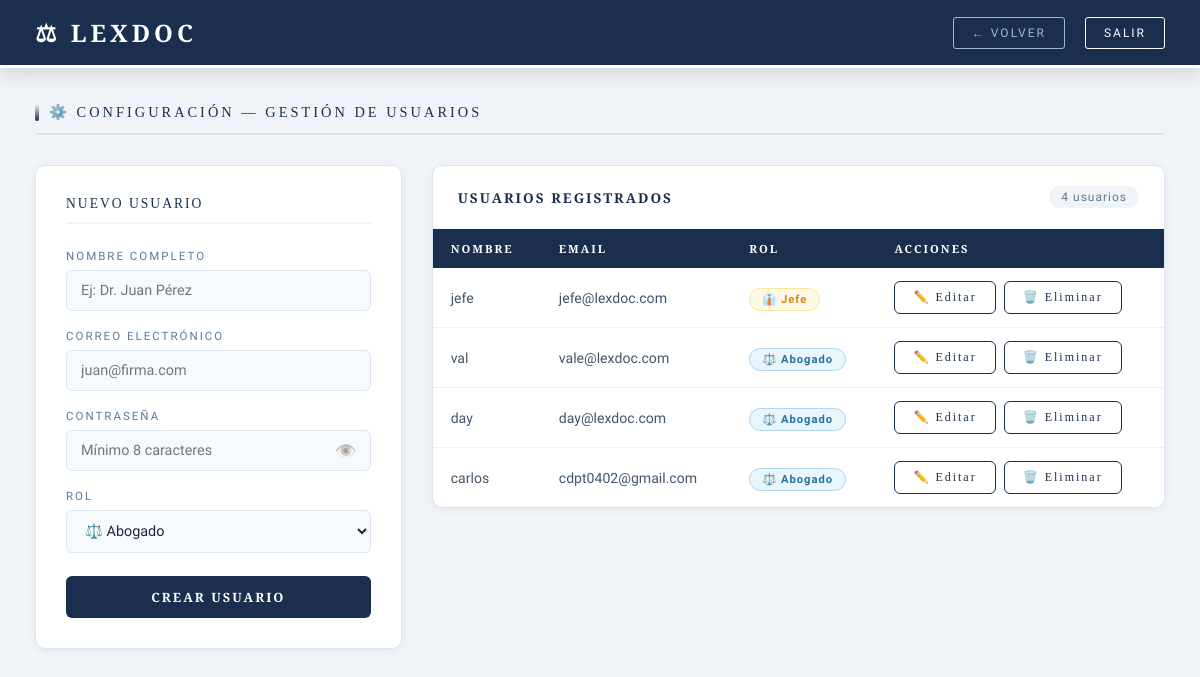
The app's page /superadmin/usuarios (signed in) with its own data.
### tables this page shows
CREATE TABLE usuarios (
        id INTEGER PRIMARY KEY AUTOINCREMENT,
        nombre TEXT NOT NULL,
        email TEXT UNIQUE NOT NULL,
        password TEXT NOT NULL,
        rol TEXT NOT NULL
    );

### app.py (the view)
@app.route('/superadmin/usuarios')
@login_requerido(['superadmin'])
def superadmin_usuarios():
    conn = get_db()
    usuarios = conn.execute(
        "SELECT * FROM usuarios WHERE rol != 'superadmin'"
    ).fetchall()
    conn.close()
    return render_template('superadmin/usuarios.html',
                         usuarios=usuarios,
                         nombre=session['usuario_nombre'])

### app.py (called while the page is built)
def get_db():
    conn = sqlite3.connect('lexdoc.db')
    conn.row_factory = sqlite3.Row
    return conn

def login_requerido(roles_permitidos):
    def decorador(f):
        from functools import wraps
        @wraps(f)
        def wrapper(*args, **kwargs):
            if 'usuario_id' not in session:
                return redirect(url_for('login'))
            if session.get('rol') not in roles_permitidos:
                flash('No tienes permiso para acceder aquí', 'error')
                return redirect(url_for('dashboard'))
            return f(*args, **kwargs)
        return wrapper
    return decorador

### templates/superadmin/usuarios.html (shortened to what this page needs)
<!DOCTYPE html>
<html lang="es">
<head>
</head>
<body>
    <nav class="navbar">
        <h1>⚖ LEXDOC</h1>
        <div class="navbar-right">
            <a href="/superadmin" class="btn-back">← VOLVER</a>
            <a href="/logout" class="btn-logout">SALIR</a>
        </div>
    </nav>
    <div class="content">
        <p class="page-title">⚙️ CONFIGURACIÓN — GESTIÓN DE USUARIOS</p>
        <div class="layout">
            <div class="form-card">
                <p class="form-title">NUEVO USUARIO</p>
                <form method="POST" action="/superadmin/crear_usuario">
                    <div class="form-group">
                        <label>Nombre Completo</label>
                        <input type="text" name="nombre"
                               placeholder="Ej: Dr. Juan Pérez" required>
                    </div>
                    <div class="form-group">
                        <label>Correo Electrónico</label>
                        <input type="email" name="email"
                               placeholder="juan@firma.com" required>
                    </div>
                    <div class="form-group">
                        <label>Contraseña</label>
                        <div class="pass-wrapper">
                            <input type="password" name="password" id="pass1"
                                   placeholder="Mínimo 8 caracteres" required>
                            <span class="toggle-pass"
                                  onclick="togglePass('pass1', this)">👁️</span>
                        </div>
                    </div>
                    <div class="form-group">
                        <label>Rol</label>
                        <select name="rol">
                            <option value="abogado">⚖️ Abogado</option>
                        </select>
                    </div>
                    <button type="submit" class="btn-crear">CREAR USUARIO</button>
                </form>
            </div>
            <div class="table-card">
                <div class="table-header">
                    <h3>USUARIOS REGISTRADOS</h3>
                    <span class="total-badge">{{ usuarios|length }} usuarios</span>
                </div>
                <table>
                    <thead>
                        <tr>
                            <th>NOMBRE</th>
                            <th>EMAIL</th>
                            <th>ROL</th>
                            <th>ACCIONES</th>
                        </tr>
                    </thead>
                    <tbody>
                        {% if usuarios %}
                            {% for u in usuarios %}
                            <tr>
                                <td>{{ u['nombre'] }}</td>
                                <td>{{ u['email'] }}</td>
                                <td>
                                    {% if u['rol'] == 'jefe' %}
                                        <span class="rol-badge rol-jefe">👔 Jefe</span>
                                    {% else %}
                                        <span class="rol-badge rol-abogado">⚖️ Abogado</span>
                                    {% endif %}
                                </td>
                                <td>
                                    <div class="acciones">
                                        <a href="/superadmin/editar_usuario/{{ u['id'] }}"
                                           class="btn-editar">✏️ Editar</a>
                                        <a href="/superadmin/eliminar_usuario/{{ u['id'] }}"
   class="btn-eliminar"
   onclick="return confirm('¿Eliminar este usuario?')">
   🗑️ Eliminar
</a>
                                    </div>
                                </td>
                            </tr>
                            {% endfor %}
                        {% else %}
                            <tr>
                                <td colspan="4" class="empty">
                                    No hay usuarios aún — crea el primero
                                </td>
                            </tr>
                        {% endif %}
                    </tbody>
                </table>
            </div>
        </div>
    </div>
</body>
</html>

### templates/superadmin/usuarios.html (style rules this page uses)
* { margin: 0; padding: 0; box-sizing: border-box; }
body { font-family: 'Raleway', sans-serif; background: #f0f4f8; color: #1a2738; min-height: 100vh; }
.navbar { background: #1a2f4e; border-bottom: 3px solid #ffffff; padding: 16px 35px; display: flex; justify-content: space-between; align-items: center; box-shadow: 0 4px 20px rgba(0,0,0,0.15); position: sticky; top: 0; z-index: 100; }
.navbar h1 { font-family: 'Cinzel', serif; color: #ffffff; font-size: 1.5rem; letter-spacing: 4px; }
.navbar-right { display: flex; align-items: center; gap: 20px; }
.btn-back { background: transparent; border: 1px solid #a0b8d0; color: #a0b8d0; padding: 8px 18px; border-radius: 3px; font-size: 0.75rem; letter-spacing: 2px; text-decoration: none; transition: all 0.3s; }
.btn-logout { background: transparent; border: 1px solid #ffffff; color: #ffffff; padding: 8px 18px; border-radius: 3px; font-size: 0.75rem; letter-spacing: 2px; text-decoration: none; transition: all 0.3s; }
.content { padding: 35px; }
.page-title { font-family: 'Cinzel', serif; color: #1a2f4e; font-size: 0.9rem; letter-spacing: 3px; margin-bottom: 30px; padding-bottom: 12px; border-bottom: 2px solid #dce6f0; display: flex; align-items: center; gap: 10px; }
.page-title::before { content: ''; display: inline-block; width: 4px; height: 18px; background: linear-gradient(180deg, #ffffff, #1a2f4e); border-radius: 2px; }
.layout { display: grid; grid-template-columns: 1fr 2fr; gap: 30px; align-items: start; }
.form-card { background: #ffffff; border: 1px solid #dce6f0; border-radius: 10px; padding: 30px; box-shadow: 0 2px 10px rgba(0,0,0,0.05); position: sticky; top: 90px; }
.form-title { font-family: 'Cinzel', serif; color: #1a2f4e; font-size: 0.85rem; letter-spacing: 2px; margin-bottom: 25px; padding-bottom: 10px; border-bottom: 2px solid #f0f4f8; }
.form-group { margin-bottom: 18px; }
label { display: block; color: #5a7a9a; font-size: 0.72rem; letter-spacing: 2px; margin-bottom: 7px; text-transform: uppercase; }
input, select { width: 100%; padding: 11px 14px; background: #f7fafd; border: 1px solid #dce6f0; border-radius: 6px; color: #1a2738; font-size: 0.9rem; font-family: 'Raleway', sans-serif; transition: border-color 0.3s; }
.pass-wrapper { position: relative; }
.pass-wrapper input { padding-right: 45px; }
.toggle-pass { position: absolute; right: 14px; top: 50%; transform: translateY(-50%); cursor: pointer; font-size: 1.1rem; opacity: 0.4; user-select: none; }
.btn-crear { width: 100%; padding: 12px; background: #1a2f4e; color: #ffffff; border: none; border-radius: 6px; font-size: 0.8rem; font-weight: 600; letter-spacing: 2px; cursor: pointer; margin-top: 5px; transition: all 0.3s; font-family: 'Cinzel', serif; }
.table-card { background: #ffffff; border: 1px solid #dce6f0; border-radius: 10px; overflow: hidden; box-shadow: 0 2px 10px rgba(0,0,0,0.05); }
.table-header { padding: 20px 25px; border-bottom: 1px solid #eef2f7; display: flex; justify-content: space-between; align-items: center; }
.table-header h3 { font-family: 'Cinzel', serif; color: #1a2f4e; font-size: 0.85rem; letter-spacing: 2px; }
.total-badge { background: #f0f4f8; color: #5a7a9a; padding: 4px 12px; border-radius: 20px; font-size: 0.75rem; letter-spacing: 1px; }
table { width: 100%; border-collapse: collapse; }
th { background: #1a2f4e; color: #ffffff; padding: 12px 18px; text-align: left; font-size: 0.7rem; letter-spacing: 2px; font-family: 'Cinzel', serif; }
td { padding: 13px 18px; border-bottom: 1px solid #eef2f7; color: #445566; font-size: 0.88rem; }
tr:last-child td { border-bottom: none; }
.rol-badge { padding: 4px 12px; border-radius: 20px; font-size: 0.7rem; letter-spacing: 1px; font-weight: 600; }
.rol-jefe { background: #fef9e7; color: #d68910; border: 1px solid #f9e79f; }
.rol-abogado { background: #eaf4fb; color: #2471a3; border: 1px solid #aed6f1; }
.acciones { display: flex; gap: 8px; }
.btn-editar { padding: 8px 18px; background: transparent; color: #1a2f4e; border: 1px solid #1a2f4e; border-radius: 6px; font-size: 0.75rem; letter-spacing: 2px; cursor: pointer; text-decoration: none; transition: all 0.25s; font-family: 'Cinzel', serif; }
.btn-eliminar { padding: 8px 18px; background: transparent; color: #1a2f4e; border: 1px solid #1a2f4e; border-radius: 6px; font-size: 0.75rem; letter-spacing: 2px; cursor: pointer; text-decoration: none; transition: all 0.25s; font-family: 'Cinzel', serif; }

### records on screen
usuarios: nombre "jefe", email "jefe@lexdoc.com", rol "👔 Jefe"
usuarios: nombre "val", email "vale@lexdoc.com", rol "⚖️ Abogado"
usuarios: nombre "day", email "day@lexdoc.com", rol "⚖️ Abogado"
usuarios: nombre "carlos", email "cdpt0402@gmail.com", rol "⚖️ Abogado"

### other values on screen
{{ usuarios|length }} "4"
